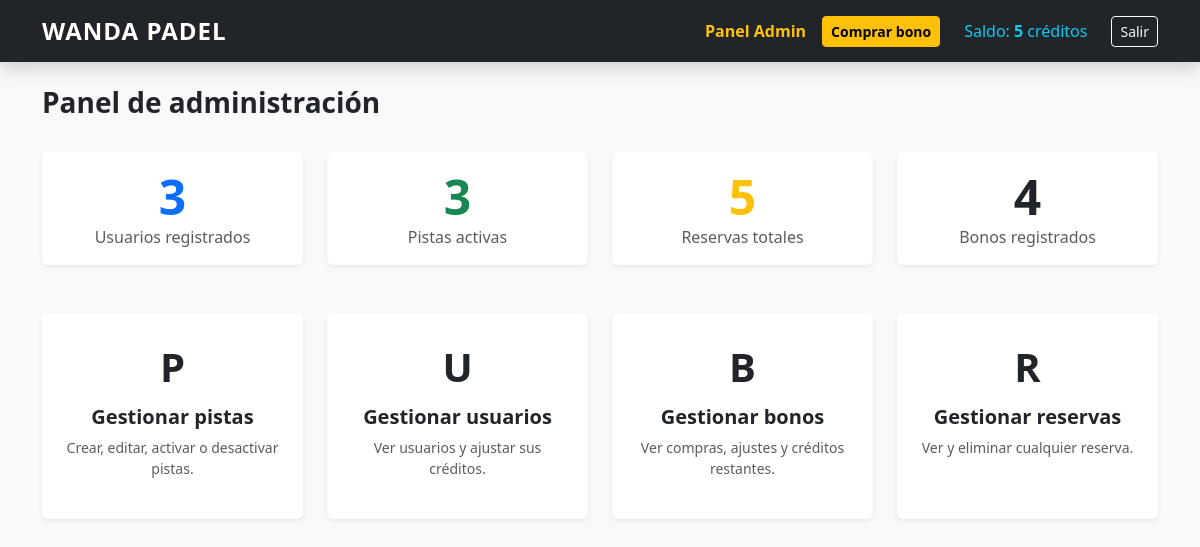
Before: /panel-admin/ (signed in) with the older database file.
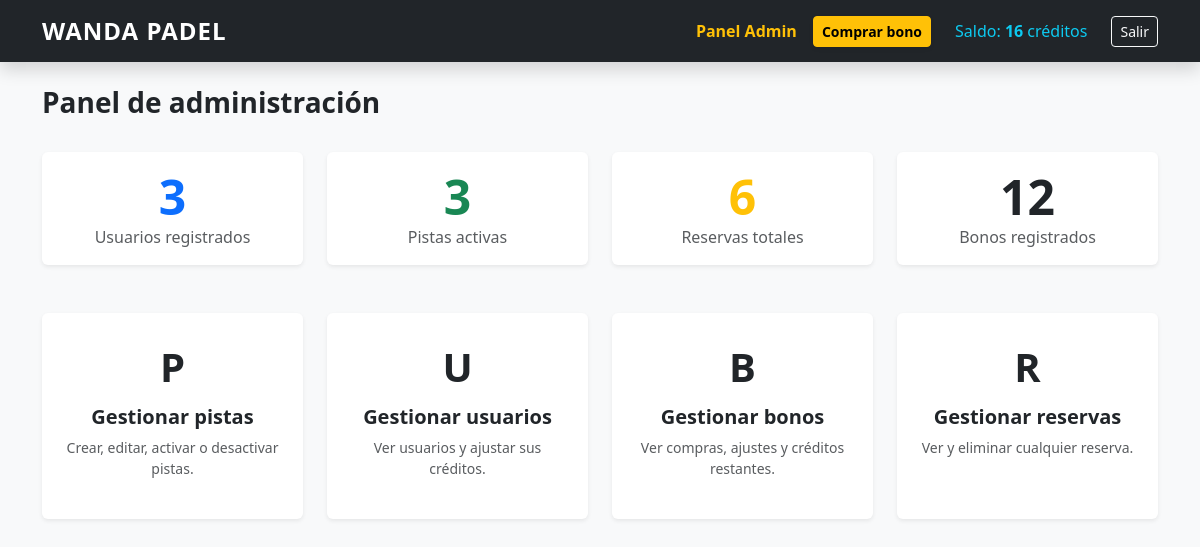
After: the same page with the newer database file.
### reservas/models.py (models this page shows)
class Usuario(AbstractUser):
    creditos = models.PositiveIntegerField(default=0)

### reservas/views.py (the view)
# urls.py: path('panel-admin/', views.panel_admin, name='panel_admin'),
@admin_required
def panel_admin(request):
    context = {
        'total_usuarios': Usuario.objects.count(),
        'total_pistas': Pista.objects.count(),
        'pistas_activas': Pista.objects.filter(activa=True).count(),
        'total_reservas': Reserva.objects.count(),
        'total_bonos': Bono.objects.count(),
    }
    return render(request, 'reservas/panel_admin.html', context)

### reservas/views.py (called while the page is built)
def admin_required(view_func):
    @wraps(view_func)
    @login_required
    def wrapper(request, *args, **kwargs):
        if not request.user.is_staff:
            messages.error(request, "No tienes permisos de administrador.")
            return redirect('home')
        return view_func(request, *args, **kwargs)
    return wrapper

### reservas/templates/reservas/panel_admin.html
{% extends 'reservas/base.html' %}
{% block content %}
<div class="d-flex justify-content-between align-items-center mb-4">
    <h1 class="h3 fw-bold">Panel de administración</h1>
</div>
<div class="row g-4 mb-5">
    <div class="col-md-3">
        <div class="card border-0 shadow-sm text-center p-3">
            <div class="display-5 fw-bold text-primary">{{ total_usuarios }}</div>
            <div class="text-muted">Usuarios registrados</div>
        </div>
    </div>
    <div class="col-md-3">
        <div class="card border-0 shadow-sm text-center p-3">
            <div class="display-5 fw-bold text-success">{{ pistas_activas }}</div>
            <div class="text-muted">Pistas activas</div>
        </div>
    </div>
    <div class="col-md-3">
        <div class="card border-0 shadow-sm text-center p-3">
            <div class="display-5 fw-bold text-warning">{{ total_reservas }}</div>
            <div class="text-muted">Reservas totales</div>
        </div>
    </div>
    <div class="col-md-3">
        <div class="card border-0 shadow-sm text-center p-3">
            <div class="display-5 fw-bold text-dark">{{ total_bonos }}</div>
            <div class="text-muted">Bonos registrados</div>
        </div>
    </div>
</div>
<div class="row g-4">
    <div class="col-md-3">
        <a href="{% url 'gestionar_pistas' %}" class="text-decoration-none">
            <div class="card border-0 shadow-sm h-100 p-4 text-center">
                <div class="fs-1 fw-bold mb-2">P</div>
                <h5 class="fw-bold">Gestionar pistas</h5>
                <p class="text-muted small">Crear, editar, activar o desactivar pistas.</p>
            </div>
        </a>
    </div>
    <div class="col-md-3">
        <a href="{% url 'gestionar_usuarios' %}" class="text-decoration-none">
            <div class="card border-0 shadow-sm h-100 p-4 text-center">
                <div class="fs-1 fw-bold mb-2">U</div>
                <h5 class="fw-bold">Gestionar usuarios</h5>
                <p class="text-muted small">Ver usuarios y ajustar sus créditos.</p>
            </div>
        </a>
    </div>
    <div class="col-md-3">
        <a href="{% url 'gestionar_bonos' %}" class="text-decoration-none">
            <div class="card border-0 shadow-sm h-100 p-4 text-center">
                <div class="fs-1 fw-bold mb-2">B</div>
                <h5 class="fw-bold">Gestionar bonos</h5>
                <p class="text-muted small">Ver compras, ajustes y créditos restantes.</p>
            </div>
        </a>
    </div>
    <div class="col-md-3">
        <a href="{% url 'gestionar_reservas' %}" class="text-decoration-none">
            <div class="card border-0 shadow-sm h-100 p-4 text-center">
                <div class="fs-1 fw-bold mb-2">R</div>
                <h5 class="fw-bold">Gestionar reservas</h5>
                <p class="text-muted small">Ver y eliminar cualquier reserva.</p>
            </div>
        </a>
    </div>
</div>
{% endblock %}

### reservas/templates/reservas/base.html (shortened to what this page needs)
<!DOCTYPE html>
<html lang="es">
<head>
    <link href="https://cdn.jsdelivr.net/npm/bootstrap@5.3.0/dist/css/bootstrap.min.css" rel="stylesheet">
</head>
<body class="bg-light">
    <nav class="navbar navbar-expand-lg navbar-dark bg-dark mb-4 shadow">
        <div class="container">
            <a class="navbar-brand fw-bold" href="{% url 'home' %}">WANDA PADEL</a>
            <div class="collapse navbar-collapse" id="navbarNav">
                <div class="navbar-nav ms-auto align-items-center">
                    {% if user.is_authenticated %}
                        {% if user.is_staff %}
                            <a class="nav-link text-warning me-2 fw-bold" href="{% url 'panel_admin' %}">Panel Admin</a>
                        {% endif %}
                        <a class="btn btn-warning btn-sm me-3 fw-bold shadow-sm" href="{% url 'comprar_bono' %}">
                            Comprar bono
                        </a>
                        <span class="nav-link text-info me-3">
                            Saldo: <strong>{{ user.creditos }}</strong> créditos
                        </span>
                        <form action="{% url 'logout' %}" method="post" class="d-inline">
                            <button type="submit" class="btn btn-outline-light btn-sm">Salir</button>
                        </form>
                    {% else %}
                        <a class="nav-link me-2" href="{% url 'login' %}">Entrar</a>
                        <a class="btn btn-primary btn-sm text-white px-3 shadow-sm" href="{% url 'registro' %}">Registro</a>
                    {% endif %}
                </div>
            </div>
        </div>
    </nav>
    <div class="container">
        {% block content %}
        {% endblock %}
    </div>
</body>
</html>

Changed rows visible on the page:
changed Usuario: creditos "5" → "16"
Other visible differences:
{{ total_reservas }}: "5" → "6"
{{ total_bonos }}: "4" → "12"
